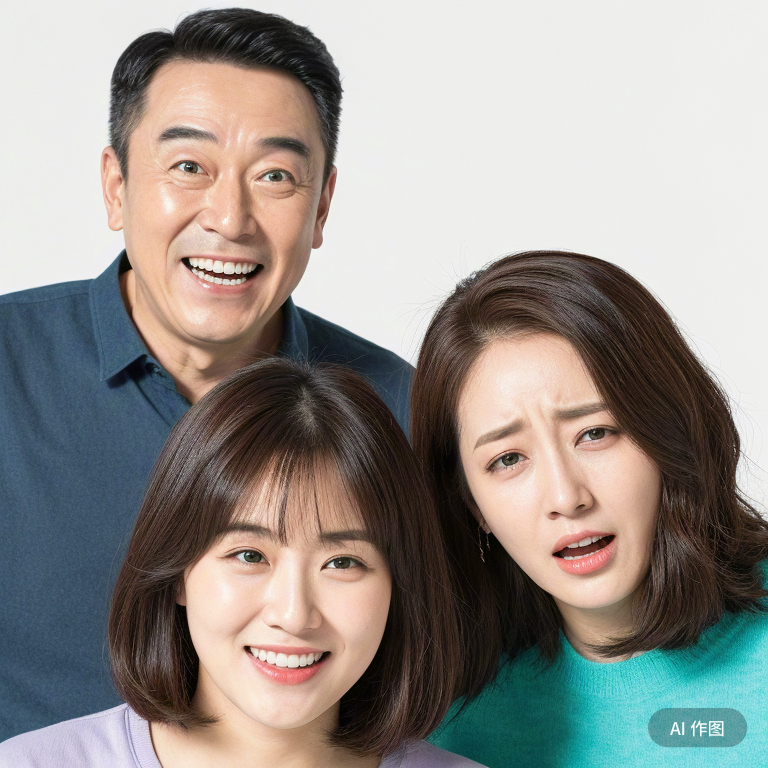
#> input picture Lab 2/img/demo.png, 768 x 768 px
$ python 'Lab 2 Task 2.py'
#> lines starting #> are read from the running program, lines starting #| are printed output that depends on the picture; after the words box and inside, x2 and y2 are one past the last pixel; in counts of white or black regions, pixels touching at a corner belong together
import cv2

# Load pre-trained cascade file
face_cascade = cv2.CascadeClassifier(
    "haar-cascade-files/haarcascade_frontalface_default.xml"
)
# Read image and convert to grayscale
image = cv2.imread("img/demo.png")
#> image is the input picture: shape (768, 768, 3); mean B, G, R 141.3, 146.2, 150
# Convert to gray image
gray = cv2.cvtColor(image, cv2.COLOR_BGR2GRAY)
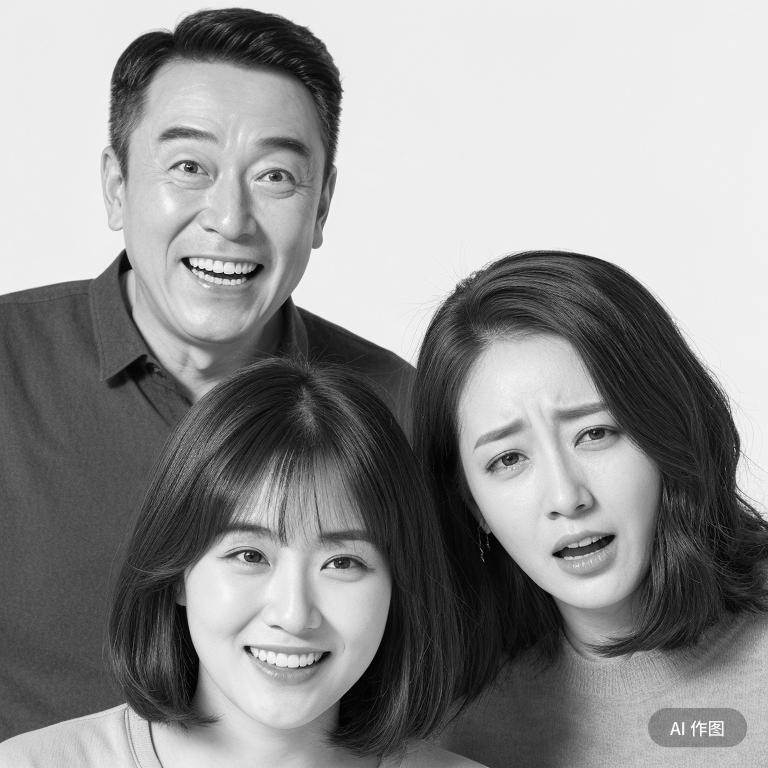
#> gray: shape (768, 768); min 0, max 255, mean 146.7
# Detect faces
faces = face_cascade.detectMultiScale(
    gray, scaleFactor=1.1, minNeighbors=5, minSize=(30, 30)
)
#> faces = [[101, 68, 253, 253], [431, 346, 248, 248], [167, 468, 244, 244]]
print(faces)
#| [[101  68 253 253]
#|  [431 346 248 248]
#|  [167 468 244 244]]
# Draw rectangles around detected faces
for x, y, w, h in faces:
    cv2.rectangle(image, (x, y), (x + w, y + h), (0, 255, 0), 2)
#> this loop made 3 passes
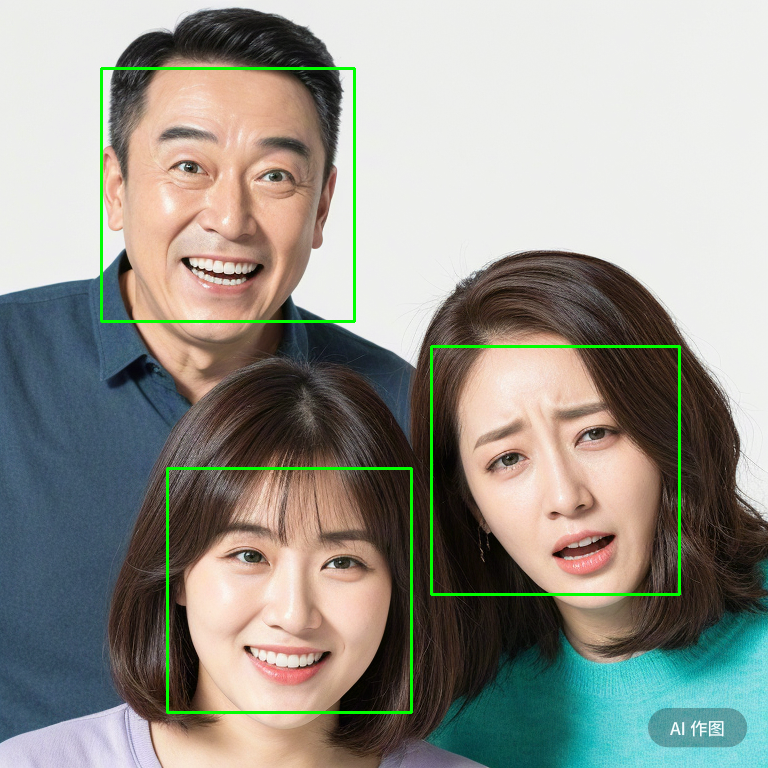
#> image: shape (768, 768, 3); 1.51% of pixels changed, all inside (x1, y1, x2, y2) = (100, 67, 681, 714)
# Display the result
cv2.imshow("Face Detection Result", image)
# Save the result image
cv2.imwrite("face_detected.png", image)
# Wait for a key press and close the image window
cv2.waitKey(0)
